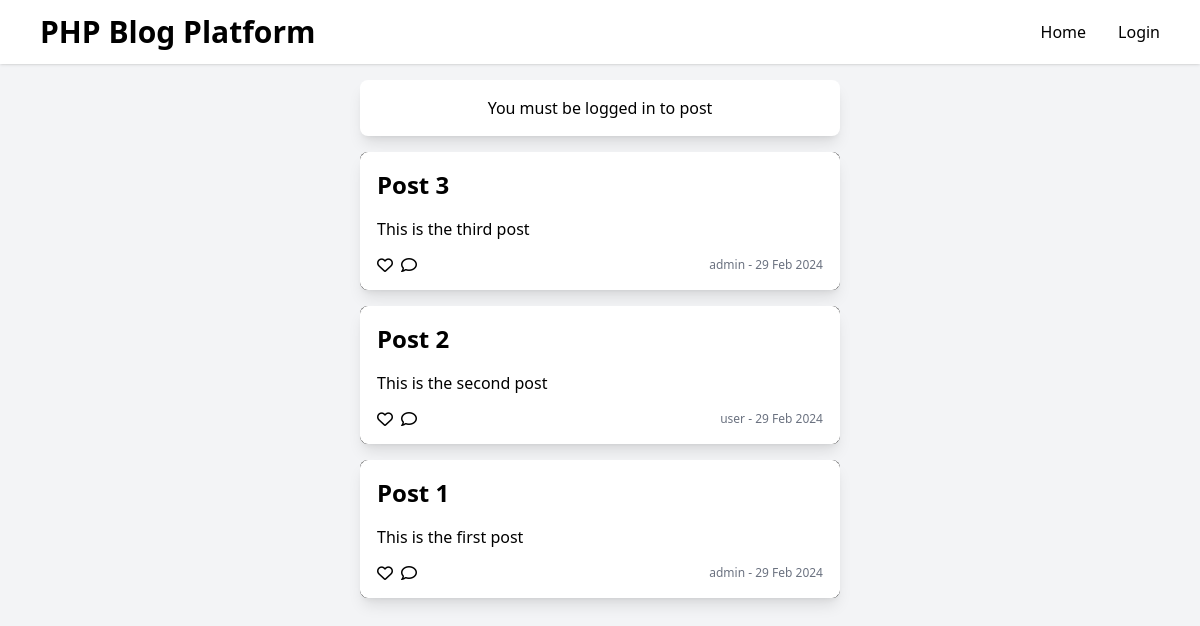
The page / on the database its author committed.
### tables this page shows
CREATE TABLE IF NOT EXISTS posts (
	id INT AUTO_INCREMENT PRIMARY KEY,
	title VARCHAR(255) NOT NULL,
	body TEXT NOT NULL,
	user_id INT NOT NULL,
	created_at TIMESTAMP DEFAULT CURRENT_TIMESTAMP,
	FOREIGN KEY (user_id) REFERENCES users(id)
);

CREATE TABLE IF NOT EXISTS users (
	id INT AUTO_INCREMENT PRIMARY KEY,
	username VARCHAR(255) NOT NULL,
	password VARCHAR(255) NOT NULL,
	created_at TIMESTAMP DEFAULT CURRENT_TIMESTAMP
);

### model/post_model.php (called while the page is built, shortened)
<?php
function get_posts()
{
    global $db;
    $query = 'SELECT * FROM posts JOIN users ON posts.user_id = users.id
	      ORDER BY posts.id DESC';
    $statement = $db->prepare($query);
    $statement->execute();
    $posts = $statement->fetchAll();
    return $posts;
}

### view/home.php (the view, shortened to what this page needs)
<?php
$posts = get_posts();
?>
<main class="w-screen h-screen overflow-y-auto py-20 flex justify-center bg-gray-100">
	<div class="lg:w-[40vw] md:w-[60vw] w-[70vw]">
		<form action="index.php" method="POST" class="flex flex-col gap-4 items-center w-full rounded-lg p-4 bg-white shadow-lg">
			<?php if (isset($_SESSION['user'])) : ?>
				<span class="font-semibold text-xl w-full">New post</span>
				<input type="hidden" name="action" value="new_post">
				<input class="rounded-lg border p-2 px-3 outline-none w-full" placeholder="Title" type="text" name="post_title">
				<textarea class="rounded-lg border p-2 px-3 outline-none w-full" placeholder="Content" name="post_content"></textarea>
				<div class="w-1/2 bg-black rounded-lg">
					<button class="w-full bg-gray-100 border border-gray-100 p-2 font-semibold rounded-lg active:-translate-x-1 active:scale-95 active:translate-y-1 hover:translate-x-1 hover:-translate-y-1 transition-all ease-in-out duration-500" type="submit">Post</button>
				</div>
			<?php else : ?>
				<p class="w-full flex justify-center">You must be logged in to post</p>
			<?php endif; ?>
		</form>
		<div class="flex flex-col gap-4 pb-20">
			<?php foreach ($posts as $post) : ?>
				<div class="w-full h-full rounded-lg bg-black shadow-lg">
					<div class="flex flex-col gap-4 w-full rounded-lg p-4 bg-white border border-white hover:translate-x-2 hover:-translate-y-2 transition-all ease-in-out duration-500">
						<a href="?post=<?php echo $post['id'] ?>">
							<h2 class="text-2xl font-bold break-words"><?php echo $post['title']; ?></h2>
						</a>
						<p class="break-words"><?php echo $post['body']; ?></p>
						<div class="flex justify-between items-center">
							<div class="flex gap-2">
								<form action="." class="m-0">
									<button type="submit" class="fa fa-heart-o"></button>
								</form>
								<form action="." class="m-0">
									<button type="submit" class="fa fa-comment-o"></button>
								</form>
							</div>
							<div class="text-xs text-gray-500">
								<?php echo $post['username'] . ' - ' . date_format(date_create($post['created_at']), 'd M Y'); ?>
							</div>
						</div>
					</div>
				</div>
			<?php endforeach; ?>
		</div>
	</div>
</main>

### index.php (shortened to what this page needs)
<html lang="en">
<head>
	<script src="https://cdn.tailwindcss.com"></script>
</head>
<?php include('view/page/header.php'); ?>
<?php
require('model/database.php');
require('model/post_model.php');
$action = filter_input(INPUT_POST, 'action') ?? filter_input(INPUT_GET, 'action');
switch ($action) {
	case 'like':
	case 'unlike':
	case 'comment':
	case 'view_post':
	case 'view_user':
	default:
		include('view/home.php');
		break;
}
?>
</html>

### view/page/header.php (shortened to what this page needs)
<header class="fixed top-0 h-16 w-screen shadow p-4 px-10 flex items-center justify-between bg-white">
	<div>
		<a href="index.php" class="text-3xl font-bold">PHP Blog Platform</a>
	</div>
	<div class="flex items-center gap-8">
		<a href=".">Home</a>
		<?php if (isset($_SESSION['user'])) : ?>
			<a href="">
				Welcome <span class="font-semibold">
					<?php echo $_SESSION['user']['username'] ?>
				</span>
			</a>
		<?php else : ?>
			<a href="?action=login">Login</a>
		<?php endif; ?>
	</div>
</header>

### rows shown on the page
posts: title "Post 3", body "This is the third post", user.username "admin", user.created_at "29 Feb 2024"
posts: title "Post 2", body "This is the second post", user.username "user", user.created_at "29 Feb 2024"
posts: title "Post 1", body "This is the first post", user.username "admin", user.created_at "29 Feb 2024"
